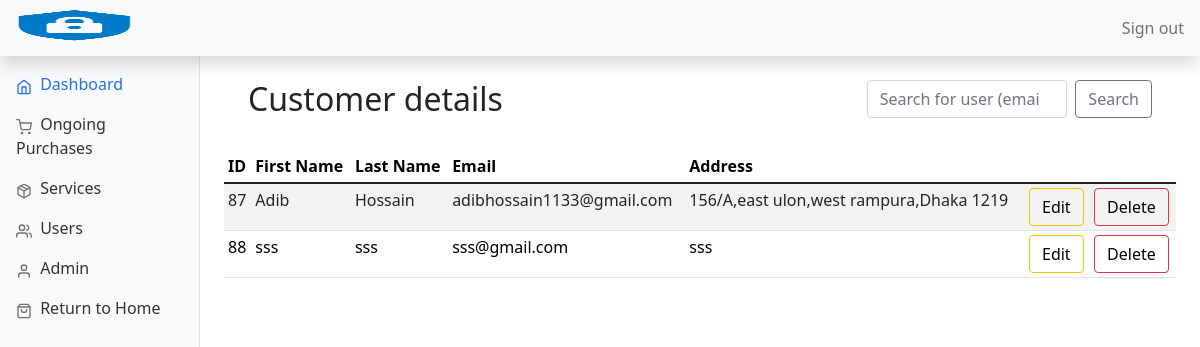
Page /admin/customers.php (signed in) on the committed database.
### tables this page shows
CREATE TABLE `user` (
  `user_Lname` varchar(20) NOT NULL,
  `email` varchar(50) NOT NULL,
  `user_password` varchar(50) NOT NULL,
  `user_id` int(3) NOT NULL,
  `user_fname` varchar(20) NOT NULL,
  `user_address` text NOT NULL
);

### admin/includes/functions.php (called while the page is built, shortened)
<?php
$connection = mysqli_connect("localhost", "root", "", "Sec");
function query($query)
{
    global $connection;
    $run = mysqli_query($connection, $query);
    if ($run) {
        while ($row = $run->fetch_assoc()) {
            $data[] = $row;
        }
        return $data;
    } else {
        return 0;
    }
}
function all_users()
{
    $query = "SELECT user_id ,user_fname ,user_lname ,email ,user_address FROM user";
    $data = query($query);
    return $data;
}
function check_admin($id)
{
    $query = "SELECT admin_id FROM admin where admin_id='$id'";
    $row = query($query);
    if (empty($row)) {
        return 0;
    } else {
        return 1;
    }
}

### admin/customers.php (the view, shortened to what this page needs)
<?php
include "includes/head.php";
?>
<body>
    <?php
    include "includes/header.php"
    ?>
    <?php
    include "includes/sidebar.php";
    ?>
    <main class="col-md-9 ms-sm-auto col-lg-10 px-md-4">
        <div class="container">
            <div class="row align-items-start">
                <div class="col">
                    <br>
                    <h2>Customer details</h2>
                    <br>
                </div>
                <div class="col">
                    <br>
                    <form class="d-flex" method="GET" action="customers.php">
                        <input class="form-control me-2 col" type="search" name="search_user_email" placeholder="Search for user (email)" aria-label="Search">
                        <button class="btn btn-outline-secondary" type="submit" name="search_user" value="search">Search</button>
                    </form>
                    <br>
                </div>
            </div>
        </div>
        <div class="table-responsive">
            <table class="table table-striped table-sm">
                <thead>
                    <tr>
                        <th scope="col">ID</th>
                        <th scope="col">First Name</th>
                        <th scope="col">Last Name</th>
                        <th scope="col">Email</th>
                        <th scope="col">Address</th>
                </thead>
                <tbody>
                    <?php
                    $data = all_users();
                    $num = sizeof($data);
                    for ($i = 0; $i < $num; $i++) {
                    ?>
                        <tr>
                            <td><?php echo $data[$i]['user_id'] ?></td>
                            <td><?php echo $data[$i]['user_fname'] ?></td>
                            <td><?php echo $data[$i]['user_lname'] ?></td>
                            <td><?php echo $data[$i]['email'] ?></td>
                            <td><?php echo $data[$i]['user_address'] ?></td>
                            <td>
                                <button type="button" class="btn pull-left btn-outline-warning"><a style="text-decoration: none; color:black;" href="customers.php?edit=<?php echo $data[$i]['user_id'] ?>">Edit</a></button>
                            </td>
                            <td>
                                <button type="button" class="btn pull-left btn-outline-danger"><a style="text-decoration: none; color:black;" href="customers.php?delete=<?php echo $data[$i]['user_id'] ?>">Delete</a></button>
                            </td>
                        </tr>
                    <?php  }
                    ?>
                </tbody>
            </table>
        </div>
    </main>
</body>

### admin/dashboard.css (style rules this page uses)
body { font-size: 0.875rem; }

### rows in the picture
user: user_id "87", user_fname "Adib", user_Lname "Hossain", email "adibhossain1133@gmail.com", user_address "156/A,east ulon,west rampura,Dhaka 1219"
user: user_id "88", user_fname "sss", user_Lname "sss", email "sss@gmail.com", user_address "sss"
